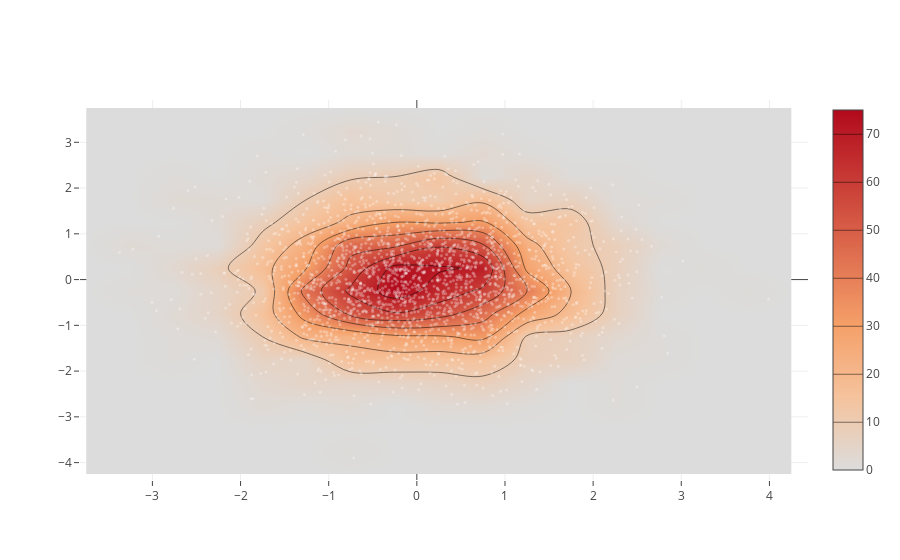

Notebook source saved alongside this figure:
### Code cell
# Scatter plot with heatmap
x = np.random.randn(2000)
y = np.random.randn(2000)
iplot([Histogram2dContour(x=x, y=y, contours=Contours(coloring='heatmap')),
       Scatter(x=x, y=y, mode='markers', marker=Marker(color='white', size=3, opacity=0.3))],
       show_link=False)

### Figure 1 — Plotly figure (JSON) as saved in the notebook; plotly's stock layout.template omitted (floating-point values rounded to 4 significant figures; data arrays with more than 128 entries replaced by an {"elided": "..."} marker saying what was removed)
{"data": [{"contours": {"coloring": "heatmap"}, "type": "histogram2dcontour", "x": {"elided": "2000 float values"}, "y": {"elided": "2000 float values"}}, {"marker": {"color": "white", "opacity": 0.3, "size": 3}, "mode": "markers", "type": "scatter", "x": {"elided": "2000 float values"}, "y": {"elided": "2000 float values"}}], "layout": {}}
